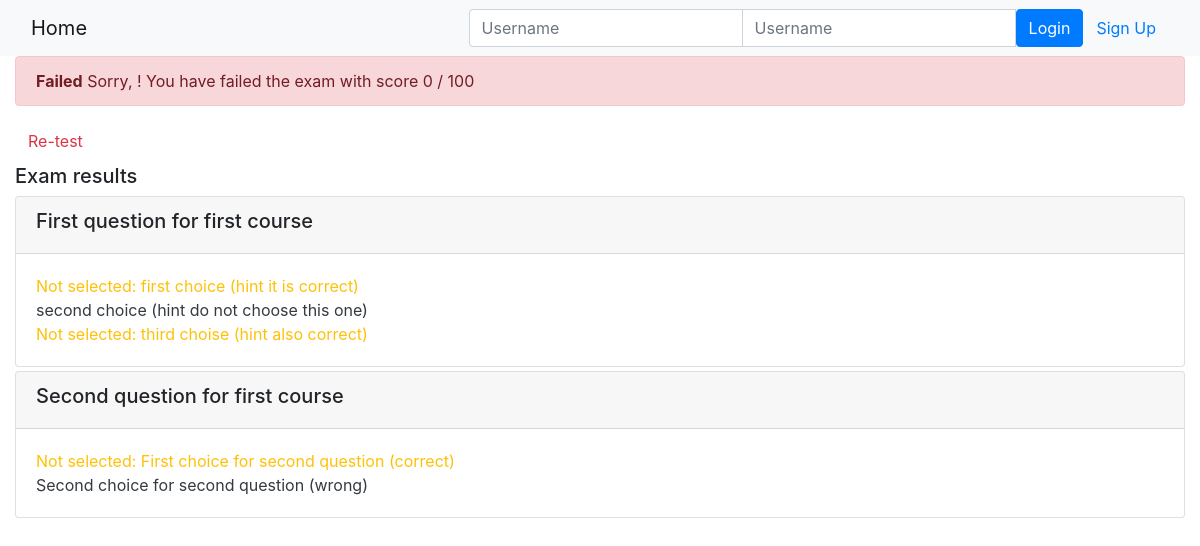
Page /onlinecourse/course/1/submission/1/result on the committed database.
### onlinecourse/models.py (models this page shows)
class Question(models.Model):
    course = models.ForeignKey(Course, on_delete=models.CASCADE)
    question_text = models.TextField(max_length=255, default="")
    grade = models.IntegerField(default=0)
    def get_grade(self, selected_ids):
        all_answers = self.choice_set.filter(is_correct=True).count()
        selected_correct = self.choice_set.filter(is_correct=True, id__in=selected_ids).count()
        if all_answers == selected_correct and len(selected_ids) == selected_correct:
            return self.grade
        else:
            return 0

class Choice(models.Model):
    question = models.ForeignKey(Question, on_delete=models.CASCADE)
    choice_text = models.TextField(max_length=255, default="")
    is_correct = models.BooleanField(default=False)

### onlinecourse/views.py (the view)
# urls.py: path('course/<int:course_id>/submission/<int:submission_id>/result', views.show_exam_result, name='result')
def show_exam_result(request, course_id, submission_id):
    context = {}
    course = get_object_or_404(Course, pk=course_id)
    context['course'] = course
    submission = get_object_or_404(Submission, pk=submission_id)
    context['selected_ids'] = Choice.objects.filter(submission = submission).values_list('id', flat=True)
    max_points = 0
    points = 0
    for question in course.question_set.all():
        points = points + question.get_grade(Choice.objects.filter(submission = submission, question = question).values_list('id', flat=True))
        max_points = max_points + question.grade
    score = int((points / max_points) * 100)
    context['grade'] = score
    return render(request, 'onlinecourse/exam_result_bootstrap.html', context)

### onlinecourse/templates/onlinecourse/exam_result_bootstrap.html (shortened to what this page needs)
<!DOCTYPE html>
<html lang="en">
<head>
    {% load static %}
    <link rel="stylesheet" href="https://maxcdn.bootstrapcdn.com/bootstrap/4.5.2/css/bootstrap.min.css">
</head>
<body>
 <nav class="navbar navbar-light bg-light">
    <div class="container-fluid">
        <div class="navbar-header">
              <a class="navbar-brand" href="{% url 'onlinecourse:index' %}">Home</a>
        </div>
        <ul class="nav navbar-nav navbar-right">
            {% if user.is_authenticated %}
            <li>
                <a class="btn btn-link" href="#">{{ user.first_name }}({{ user.username }})</a>
                <a class="btn btn-link" href="{% url 'onlinecourse:logout' %}">Logout</a>
            </li>
            {% else %}
            <li>
                <form class="form-inline" action="{% url 'onlinecourse:login' %}" method="post">
                    <div class="input-group">
                        <input type="text" class="form-control" placeholder="Username" name="username" >
                        <input type="password" class="form-control" placeholder="Username" name="psw" >
                        <button class="btn btn-primary" type="submit">Login</button>
                        <a class="btn btn-link" href="{% url 'onlinecourse:registration' %}">Sign Up</a>
                    </div>
                </form>
            </li>
            {% endif %}
        </ul>
    </div>
</nav>
<div class="container-fluid">
    {% if grade > 80 %}
    <div class="alert alert-success">
       <span class="font-weight-bold">Congratulations</span>
       {{request.user.first_name}}! You have passed the exam with score {{grade}} / 100
    </div>
        {% else %}
        <div class="alert alert-danger">
            <span class="font-weight-bold">Failed</span>
            Sorry, {{request.user.first_name}}! You have failed the exam with score {{grade}} / 100
        </div>
        <a class="btn btn-link text-danger" href="{% url 'onlinecourse:course_details' course.id %}">Re-test</a>
        {% endif %}
        <div class="card-columns-vertical mt-1">
        <h5 class="">Exam results</h5>
            {% for question in course.question_set.all %}
            <div class="card mt-1">
                <div class="card-header"><h5>{{ question.question_text}}</h5></div>
                <div class="card-body">
                {% for choice in question.choice_set.all %}
                    {% if choice.is_correct == True and choice.id in selected_ids %}
                    <div class="text-success">
                    Correct answer:
                    {% elif choice.is_correct == True and choice.id not in selected_ids %}
                    <div class="text-warning">
                    Not selected:
                    {% elif choice.is_correct == False and choice.id in selected_ids %}
                    <div class="text-danger">
                    Wrong answer:
                    {% else %}
                    <div class="text-dark">
                    {% endif %}
                    {{ choice.choice_text }}<br/>
                    </div>
                {% endfor %}
                </div>
            </div>
            {% endfor %}
        </div>
    </div>
</body>
</html>

### rows in the picture
Question: question_text "First question for first course"
Choice: shows "Not selected:", choice_text "first choice (hint it is correct)"
Choice: choice_text "second choice (hint do not choose this one)"
Choice: shows "Not selected:", choice_text "third choise (hint also correct)"
Question: question_text "Second question for first course"
Choice: shows "Not selected:", choice_text "First choice for second question (correct)"
Choice: choice_text "Second choice for second question (wrong)"

### other values in the picture
{{ grade }} "0"
